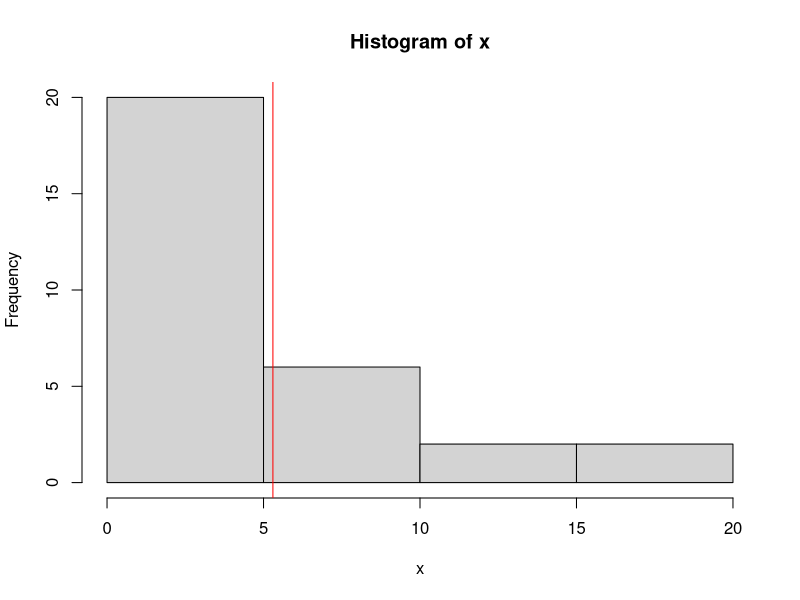

Write R code to recreate this figure.
## ---- chunk 1
# confetti counts per quadrat
x <- c(4, 2, 5, 2, 5, 4, 11, 5, 9, 7,
       2, 1, 7, 1, 17, 3, 17, 3, 0, 9,
       4, 12, 2, 8, 0, 10, 2, 4, 0, 3)

# number of samples
length(x)

# histogram
hist(x)
abline(v = mean(x), col="red")

# mean
mean(x)

# variance
var(x)

# standard deviation
sd(x)

# total quadrats
800

# estimated total confetti
mean(x) * 800

# standard error
800 * sd(x)/sqrt(30)
